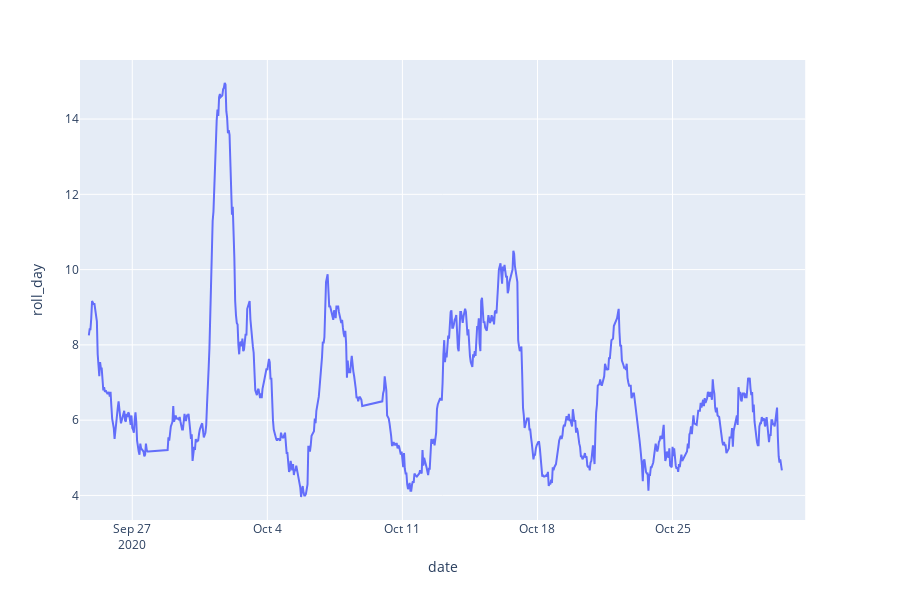

Notebook code cell kept with this figure:
### Markdown cell above
### Série temporelle avec moyen mobile sur 24h du hashtag Uyghurs

### Code cell
df_1['roll_day'] = df_1["value"].rolling(24, center=True).mean()

#plot
fig = px.line(df_1, x="date", y="roll_day")
fig.show()

### Figure 1 — Plotly figure (JSON) as saved in the notebook; plotly's stock layout.template omitted (floating-point values rounded to 4 significant figures; data arrays with more than 128 entries replaced by an {"elided": "..."} marker saying what was removed)
{"data": [{"hoverlabel": {"namelength": 0}, "hovertemplate": "date=%{x}<br>roll_day=%{y}", "legendgroup": "", "line": {"color": "#636efa", "dash": "solid"}, "mode": "lines", "name": "", "showlegend": false, "type": "scatter", "x": {"elided": "785 str values"}, "xaxis": "x", "y": {"elided": "785 float values"}, "yaxis": "y"}], "layout": {"height": 600, "legend": {"tracegroupgap": 0}, "margin": {"t": 60}, "xaxis": {"anchor": "y", "domain": [0, 0.98], "title": {"text": "date"}}, "yaxis": {"anchor": "x", "domain": [0, 1], "title": {"text": "roll_day"}}}}
